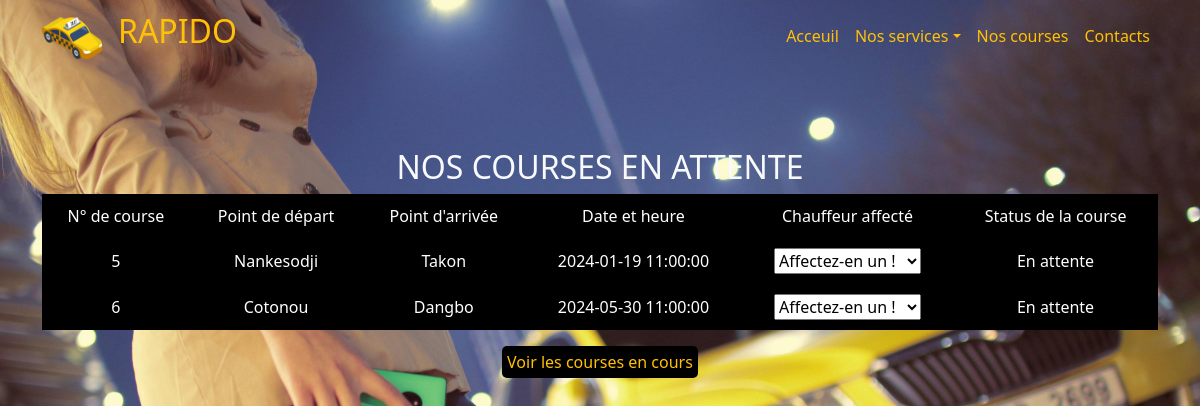
The page /chauffeur.php on the database its author committed.
### tables this page shows
CREATE TABLE `courses` (
  `course_id` int(11) NOT NULL,
  `pointDepart` varchar(100) NOT NULL,
  `pointArrivee` varchar(100) NOT NULL,
  `dateHeure` datetime NOT NULL,
  `chauffeur_id` int(11) DEFAULT NULL,
  `status` varchar(15) NOT NULL
);

### chauffeur.php (the view, shortened to what this page needs)
<?php
include_once("connexion.php");?>
<!DOCTYPE html>
<html lang="en">
<head>
    <link rel="stylesheet" href="./css/bootstrap.min.css">
    <link rel="stylesheet" href="./css/style.css">
</head>
<body class="background-image-full">
    <header>
        <div class="container mt-2">
            <div class="row">
                <div class="col-md-3 col-7">
                    <div class="logo d-flex">
                        <img class="me-3" src="./img/favicon2.png" alt="RAPIDO" width="60px">
                        <h2 class="pt-1 "><a href="index.php" class="text-warning">RAPIDO</a></h2>
                    </div>
                </div>
                <div class="col-md-9 col-5">
                    <nav class="navbar navbar-expand-md">
                        <div class="collapse navbar-collapse" id="menu">
                            <ul class="navg navbar-nav">
                                <li class="nav-item"><a class="nav-link text-warning" href="index.php">Acceuil</a></li>
                                <li class="nav-item dropdown ">
                                    <a class="nav-link dropdown-toggle text-warning" data-bs-toggle="dropdown" href="#">Nos services</a>
                                </li>
                                <li class="nav-item"><a class="nav-link text-warning" href="course.php">Nos courses</a></li>
                                <li class="nav-item"><a class="nav-link text-warning" href="contacts.html">Contacts</a></li>
                            </ul>
                        </div>
                    </nav>
                </div>
            </div>
        </div>
    </header>
    <section>
        <div class="container">
            <h2 class="text-light">NOS COURSES EN ATTENTE</h2>
            <table class="tables">
                <thead>
                    <tr>
                        <td>N° de course</td>
                        <td>Point de départ</td>
                        <td>Point d'arrivée</td>
                        <td>Date et heure</td>
                        <td>Chauffeur affecté</td>
                        <td>Status de la course</td>
                    </tr>
                </thead>
                <tbody>
                   <?php
                    try{
                        $req = $connexion->prepare("SELECT * FROM courses WHERE status='En attente'");
                        $req->execute();
                        $courses = $req->fetchAll();
                        $req2 = $connexion->prepare("SELECT chauffeur_id, nom, prenoms FROM chauffeurs WHERE disponible='1'");
                        $req2->execute();
                        $chauffeurDispo = $req2->fetchAll();
                        foreach($courses as $course){
                            echo '<tr>
                                    <td>'.$course['course_id'].'</td>
                                    <td>'.$course['pointDepart'].'</td>
                                    <td>'.$course['pointArrivee'].'</td>
                                    <td>'.$course['dateHeure'].'</td>
                                    <td class="monTd">
                                        <select class="chauffDispo" name="chauffDispo">
                                    ';
                            foreach($chauffeurDispo as $chauff){
                                    echo '
                                        <option value="'.$chauff['chauffeur_id'].'">'.$chauff['nom'].' '.$chauff['prenoms'].'</option>
                                        ';
                            }
                            echo '</select>
                                        </td>
                                        <td class="status">'.$course['status'].'</td>
                                    </tr>
                                 ';
                        }
                    }catch(PDOException $e){
                        echo 'Echec <br>'.$e->getMessage();
                    }
                   ?>
                </tbody>
            </table>
            <div class="lien">
                <a href="course.php" class="text-warning">Voir les courses en cours</a>
            </div>
        </div>
    </section>
</body>
</html>

### css/style.css (style rules this page uses)
.background-image-full { background-image: url('../img/bgRapido.jpg'); background-size: cover; background-repeat: no-repeat; background-position: center; height: 95vh; }
header h2 a { text-decoration: none !important; }
#menu { justify-content: end; }
.navbar { background: transparent !important; }
section { display: flex; justify-content: center; text-align: center; margin: 0; padding: 80px 0; }
section .tables { width: 100%; margin-bottom: 20px; border-color: var(--bs-table-border-color); color: white; background-color: black; }
section .tables td { padding: 10px; }
section .lien a { text-decoration: none; background-color: black; border-radius: 5px; padding: 5px; }

### rows shown on the page
courses: course_id "5", pointDepart "Nankesodji", pointArrivee "Takon", dateHeure "2024-01-19 11:00:00", status "En attente"
courses: course_id "6", pointDepart "Cotonou", pointArrivee "Dangbo", dateHeure "2024-05-30 11:00:00", status "En attente"

### other values the page prints
form field chauffDispo "Affectez-en un !"
